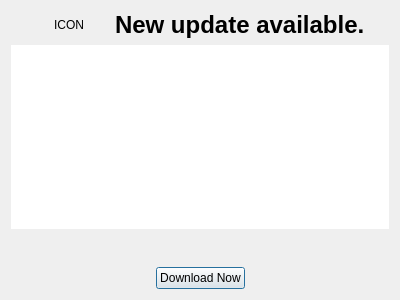
<?xml version="1.0" encoding="UTF-8"?>
<ui version="4.0">
 <class>UpdateDialog</class>
 <widget class="QDialog" name="UpdateDialog">
  <property name="geometry">
   <rect>
    <x>0</x>
    <y>0</y>
    <width>400</width>
    <height>300</height>
   </rect>
  </property>
  <property name="windowTitle">
   <string>Dialog</string>
  </property>
  <layout class="QVBoxLayout" name="verticalLayout">
   <item>
    <layout class="QHBoxLayout" name="horizontalLayout">
     <item>
      <spacer name="title_layout_previous_spacer">
       <property name="orientation">
        <enum>Qt::Horizontal</enum>
       </property>
       <property name="sizeHint" stdset="0">
        <size>
         <width>40</width>
         <height>20</height>
        </size>
       </property>
      </spacer>
     </item>
     <item>
      <widget class="QPushButton" name="update_icon">
       <property name="text">
        <string>ICON</string>
       </property>
       <property name="flat">
        <bool>true</bool>
       </property>
      </widget>
     </item>
     <item>
      <widget class="QLabel" name="title_label">
       <property name="text">
        <string>&lt;h1&gt;New update available. &lt;/h1&gt;</string>
       </property>
      </widget>
     </item>
     <item>
      <spacer name="title_layout_next_spacer">
       <property name="orientation">
        <enum>Qt::Horizontal</enum>
       </property>
       <property name="sizeHint" stdset="0">
        <size>
         <width>40</width>
         <height>20</height>
        </size>
       </property>
      </spacer>
     </item>
    </layout>
   </item>
   <item>
    <widget class="QTextEdit" name="description_widget">
     <property name="frameShape">
      <enum>QFrame::NoFrame</enum>
     </property>
     <property name="lineWidth">
      <number>0</number>
     </property>
     <property name="readOnly">
      <bool>true</bool>
     </property>
    </widget>
   </item>
   <item>
    <spacer name="verticalSpacer">
     <property name="orientation">
      <enum>Qt::Vertical</enum>
     </property>
     <property name="sizeHint" stdset="0">
      <size>
       <width>20</width>
       <height>40</height>
      </size>
     </property>
    </spacer>
   </item>
   <item>
    <layout class="QHBoxLayout" name="horizontalLayout_2">
     <item>
      <spacer name="download_layout_next_spacer">
       <property name="orientation">
        <enum>Qt::Horizontal</enum>
       </property>
       <property name="sizeHint" stdset="0">
        <size>
         <width>40</width>
         <height>20</height>
        </size>
       </property>
      </spacer>
     </item>
     <item>
      <widget class="QPushButton" name="download_button">
       <property name="text">
        <string>Download Now</string>
       </property>
       <property name="default">
        <bool>true</bool>
       </property>
      </widget>
     </item>
     <item>
      <spacer name="download_layout_previous_spacer">
       <property name="orientation">
        <enum>Qt::Horizontal</enum>
       </property>
       <property name="sizeHint" stdset="0">
        <size>
         <width>40</width>
         <height>20</height>
        </size>
       </property>
      </spacer>
     </item>
    </layout>
   </item>
  </layout>
 </widget>
 <resources/>
 <connections/>
</ui>
